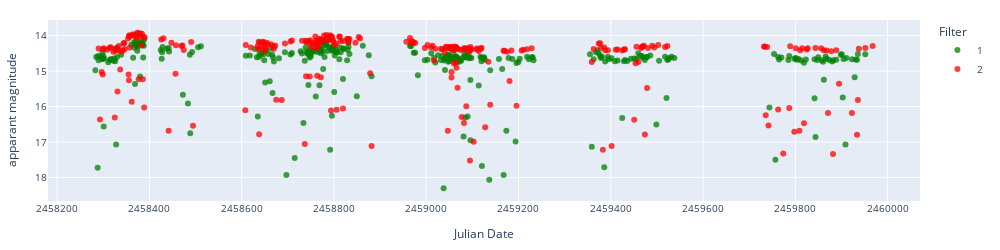
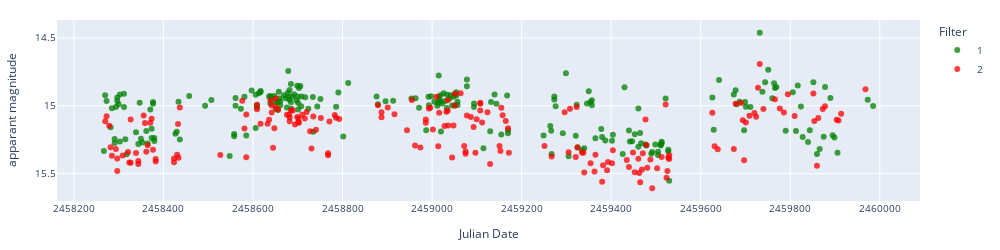
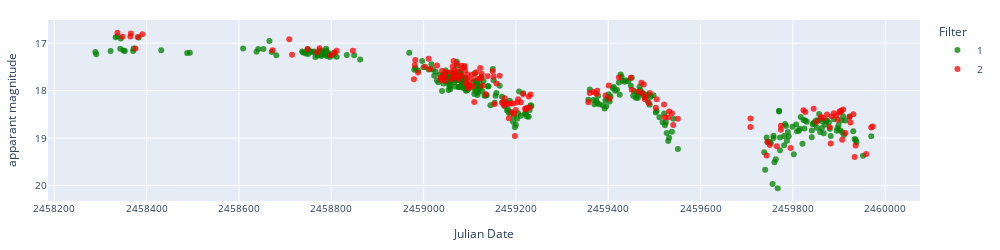
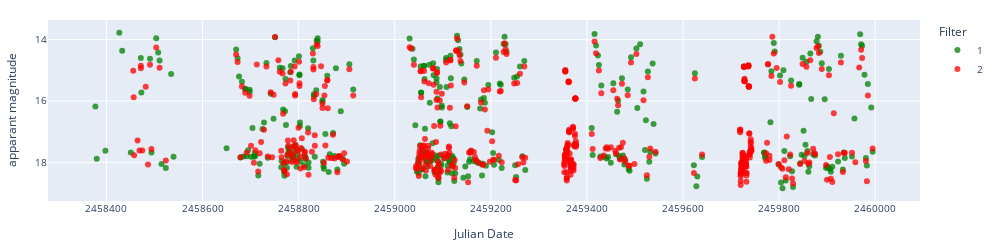

Notebook code cell kept with these figures, in order:
### Markdown cell above
### Display light curves

### Code cell
date = '2023_03_25'

manuallist = True

# Apply errorbars
error = False

if error == True:
        errCollasair1 = 'sigmapsf'
        errCollasair2 = 'dc_sigmag'
else:
    errCollasair1 = None
    errCollasair2 = None

objlist = df_ZTF_CVs[df_ZTF_CVs['Type'].str.contains('UGZ', na=False)]['Xmatch_obj'].iloc[20:40]
objtype = df_ZTF_CVs[df_ZTF_CVs['Type'].str.contains('UGZ', na=False)]['Type'].iloc[20:40]

if manuallist==True:
     objlist = ['ZTF18abajshu','ZTF18aagrgoe','ZTF18abchhxd','ZTF18aabfcyi','ZTF18abnzbxh','ZTF18acrsmyu','ZTF21abhrevv',
                'ZTF18abavrji','ZTF18aanwrti','ZTF18aammncw','ZTF19abzzuin','ZTF18acyerom','ZTF20abgbxco','ZTF18achemir',
                'ZTF18abmaqoi','ZTF18adlkmio','ZTF18abiwtyk','ZTF18aaueblh','ZTF18aakvuwy']

i=0
for object, type in zip(objlist, objtype):
    print(i, object, type)
    
    # Display lasair difference magnitude and apparent magnitude light curves.
    lc_lasair = load_lasair_lc(object, path=f'../lightcurves_dataset/lasair_{date}')
    lc_lasair_appmag = lasair_clean(lc_lasair, limit=25, magerrlim=1)

    # print('Lasair difference magnitude')
    # display_lightcurve(lc_lasair,x='jd',y='magpsf',errorCol=errCollasair1)
    print('Lasair apparent magnitude')
    display_lightcurve(lc_lasair_appmag,x='jd',y='dc_mag',errorCol=errCollasair2)
    i+=1

### Figure 1 — Plotly figure (JSON) as saved in the notebook; plotly's stock layout.template omitted (floating-point values rounded to 4 significant figures; data arrays with more than 128 entries replaced by an {"elided": "..."} marker saying what was removed)
{"data": [{"hovertemplate": "Filter=1<br>Julian Date=%{x}<br>apparant magnitude=%{y}<extra></extra>", "legendgroup": "1", "marker": {"color": "green", "opacity": 0.75, "symbol": "circle"}, "mode": "markers", "name": "1", "orientation": "v", "showlegend": true, "type": "scatter", "x": {"elided": "309 float values"}, "xaxis": "x", "y": {"elided": "309 float values"}, "yaxis": "y"}, {"hovertemplate": "Filter=2<br>Julian Date=%{x}<br>apparant magnitude=%{y}<extra></extra>", "legendgroup": "2", "marker": {"color": "red", "opacity": 0.75, "symbol": "circle"}, "mode": "markers", "name": "2", "orientation": "v", "showlegend": true, "type": "scatter", "x": {"elided": "276 float values"}, "xaxis": "x", "y": {"elided": "276 float values"}, "yaxis": "y"}], "layout": {"font": {"size": 10}, "height": 250, "legend": {"title": {"text": "Filter"}, "tracegroupgap": 0}, "margin": {"b": 20, "l": 20, "r": 20, "t": 20}, "width": 1000, "xaxis": {"anchor": "y", "domain": [0, 1], "tickformat": "float", "title": {"text": "Julian Date"}}, "yaxis": {"anchor": "x", "autorange": "reversed", "domain": [0, 1], "title": {"text": "apparant magnitude"}}}}

### Figure 2 — Plotly figure (JSON) as saved in the notebook; plotly's stock layout.template omitted (floating-point values rounded to 4 significant figures; data arrays with more than 128 entries replaced by an {"elided": "..."} marker saying what was removed)
{"data": [{"hovertemplate": "Filter=1<br>Julian Date=%{x}<br>apparant magnitude=%{y}<extra></extra>", "legendgroup": "1", "marker": {"color": "green", "opacity": 0.75, "symbol": "circle"}, "mode": "markers", "name": "1", "orientation": "v", "showlegend": true, "type": "scatter", "x": {"elided": "235 float values"}, "xaxis": "x", "y": {"elided": "235 float values"}, "yaxis": "y"}, {"hovertemplate": "Filter=2<br>Julian Date=%{x}<br>apparant magnitude=%{y}<extra></extra>", "legendgroup": "2", "marker": {"color": "red", "opacity": 0.75, "symbol": "circle"}, "mode": "markers", "name": "2", "orientation": "v", "showlegend": true, "type": "scatter", "x": {"elided": "194 float values"}, "xaxis": "x", "y": {"elided": "194 float values"}, "yaxis": "y"}], "layout": {"font": {"size": 10}, "height": 250, "legend": {"title": {"text": "Filter"}, "tracegroupgap": 0}, "margin": {"b": 20, "l": 20, "r": 20, "t": 20}, "width": 1000, "xaxis": {"anchor": "y", "domain": [0, 1], "tickformat": "float", "title": {"text": "Julian Date"}}, "yaxis": {"anchor": "x", "autorange": "reversed", "domain": [0, 1], "title": {"text": "apparant magnitude"}}}}

### Figure 3 — Plotly figure (JSON) as saved in the notebook; plotly's stock layout.template omitted (floating-point values rounded to 4 significant figures; data arrays with more than 128 entries replaced by an {"elided": "..."} marker saying what was removed)
{"data": [{"hovertemplate": "Filter=1<br>Julian Date=%{x}<br>apparant magnitude=%{y}<extra></extra>", "legendgroup": "1", "marker": {"color": "green", "opacity": 0.75, "symbol": "circle"}, "mode": "markers", "name": "1", "orientation": "v", "showlegend": true, "type": "scatter", "x": {"elided": "318 float values"}, "xaxis": "x", "y": {"elided": "318 float values"}, "yaxis": "y"}, {"hovertemplate": "Filter=2<br>Julian Date=%{x}<br>apparant magnitude=%{y}<extra></extra>", "legendgroup": "2", "marker": {"color": "red", "opacity": 0.75, "symbol": "circle"}, "mode": "markers", "name": "2", "orientation": "v", "showlegend": true, "type": "scatter", "x": {"elided": "161 float values"}, "xaxis": "x", "y": {"elided": "161 float values"}, "yaxis": "y"}], "layout": {"font": {"size": 10}, "height": 250, "legend": {"title": {"text": "Filter"}, "tracegroupgap": 0}, "margin": {"b": 20, "l": 20, "r": 20, "t": 20}, "width": 1000, "xaxis": {"anchor": "y", "domain": [0, 1], "tickformat": "float", "title": {"text": "Julian Date"}}, "yaxis": {"anchor": "x", "autorange": "reversed", "domain": [0, 1], "title": {"text": "apparant magnitude"}}}}

### Figure 4 — Plotly figure (JSON) as saved in the notebook; plotly's stock layout.template omitted (floating-point values rounded to 4 significant figures; data arrays with more than 128 entries replaced by an {"elided": "..."} marker saying what was removed)
{"data": [{"hovertemplate": "Filter=1<br>Julian Date=%{x}<br>apparant magnitude=%{y}<extra></extra>", "legendgroup": "1", "marker": {"color": "green", "opacity": 0.75, "symbol": "circle"}, "mode": "markers", "name": "1", "orientation": "v", "showlegend": true, "type": "scatter", "x": {"elided": "362 float values"}, "xaxis": "x", "y": {"elided": "362 float values"}, "yaxis": "y"}, {"hovertemplate": "Filter=2<br>Julian Date=%{x}<br>apparant magnitude=%{y}<extra></extra>", "legendgroup": "2", "marker": {"color": "red", "opacity": 0.75, "symbol": "circle"}, "mode": "markers", "name": "2", "orientation": "v", "showlegend": true, "type": "scatter", "x": {"elided": "503 float values"}, "xaxis": "x", "y": {"elided": "503 float values"}, "yaxis": "y"}], "layout": {"font": {"size": 10}, "height": 250, "legend": {"title": {"text": "Filter"}, "tracegroupgap": 0}, "margin": {"b": 20, "l": 20, "r": 20, "t": 20}, "width": 1000, "xaxis": {"anchor": "y", "domain": [0, 1], "tickformat": "float", "title": {"text": "Julian Date"}}, "yaxis": {"anchor": "x", "autorange": "reversed", "domain": [0, 1], "title": {"text": "apparant magnitude"}}}}
